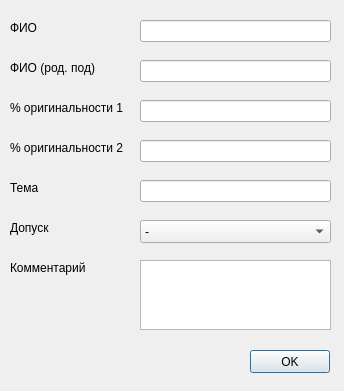
<?xml version="1.0" encoding="UTF-8"?>
<ui version="4.0">
 <class>DialogStudent</class>
 <widget class="QDialog" name="DialogStudent">
  <property name="geometry">
   <rect>
    <x>0</x>
    <y>0</y>
    <width>344</width>
    <height>391</height>
   </rect>
  </property>
  <property name="windowTitle">
   <string>Добавить студента</string>
  </property>
  <widget class="QLabel" name="lab_fio">
   <property name="geometry">
    <rect>
     <x>10</x>
     <y>20</y>
     <width>58</width>
     <height>15</height>
    </rect>
   </property>
   <property name="text">
    <string>ФИО</string>
   </property>
  </widget>
  <widget class="QLineEdit" name="le_fio">
   <property name="geometry">
    <rect>
     <x>140</x>
     <y>20</y>
     <width>191</width>
     <height>22</height>
    </rect>
   </property>
  </widget>
  <widget class="QLabel" name="lab_fio_rod">
   <property name="geometry">
    <rect>
     <x>10</x>
     <y>60</y>
     <width>101</width>
     <height>16</height>
    </rect>
   </property>
   <property name="text">
    <string>ФИО (род. под)</string>
   </property>
  </widget>
  <widget class="QLineEdit" name="le_fio_rod">
   <property name="geometry">
    <rect>
     <x>140</x>
     <y>60</y>
     <width>191</width>
     <height>22</height>
    </rect>
   </property>
  </widget>
  <widget class="QLineEdit" name="le_orig1">
   <property name="geometry">
    <rect>
     <x>140</x>
     <y>100</y>
     <width>191</width>
     <height>22</height>
    </rect>
   </property>
  </widget>
  <widget class="QLabel" name="lab_orig1">
   <property name="geometry">
    <rect>
     <x>10</x>
     <y>100</y>
     <width>121</width>
     <height>16</height>
    </rect>
   </property>
   <property name="text">
    <string>% оригинальности 1</string>
   </property>
  </widget>
  <widget class="QLabel" name="lab_orig2">
   <property name="geometry">
    <rect>
     <x>10</x>
     <y>140</y>
     <width>131</width>
     <height>16</height>
    </rect>
   </property>
   <property name="text">
    <string>% оригинальности 2</string>
   </property>
  </widget>
  <widget class="QLineEdit" name="le_orig2">
   <property name="geometry">
    <rect>
     <x>140</x>
     <y>140</y>
     <width>191</width>
     <height>22</height>
    </rect>
   </property>
  </widget>
  <widget class="QLabel" name="lab_tema">
   <property name="geometry">
    <rect>
     <x>10</x>
     <y>180</y>
     <width>131</width>
     <height>16</height>
    </rect>
   </property>
   <property name="text">
    <string>Тема</string>
   </property>
  </widget>
  <widget class="QLineEdit" name="le_tema">
   <property name="geometry">
    <rect>
     <x>140</x>
     <y>180</y>
     <width>191</width>
     <height>22</height>
    </rect>
   </property>
  </widget>
  <widget class="QLabel" name="lab_dopusk">
   <property name="geometry">
    <rect>
     <x>10</x>
     <y>220</y>
     <width>131</width>
     <height>16</height>
    </rect>
   </property>
   <property name="text">
    <string>Допуск</string>
   </property>
  </widget>
  <widget class="QComboBox" name="cb_dopusk">
   <property name="geometry">
    <rect>
     <x>140</x>
     <y>220</y>
     <width>191</width>
     <height>23</height>
    </rect>
   </property>
   <item>
    <property name="text">
     <string>-</string>
    </property>
   </item>
   <item>
    <property name="text">
     <string>+</string>
    </property>
   </item>
  </widget>
  <widget class="QLabel" name="lab_comment">
   <property name="geometry">
    <rect>
     <x>10</x>
     <y>260</y>
     <width>131</width>
     <height>16</height>
    </rect>
   </property>
   <property name="text">
    <string>Комментарий</string>
   </property>
  </widget>
  <widget class="QPushButton" name="pb_student">
   <property name="geometry">
    <rect>
     <x>250</x>
     <y>350</y>
     <width>80</width>
     <height>23</height>
    </rect>
   </property>
   <property name="text">
    <string>OK</string>
   </property>
  </widget>
  <widget class="QTextEdit" name="te_comment">
   <property name="geometry">
    <rect>
     <x>140</x>
     <y>260</y>
     <width>191</width>
     <height>70</height>
    </rect>
   </property>
  </widget>
 </widget>
 <resources/>
 <connections/>
</ui>
